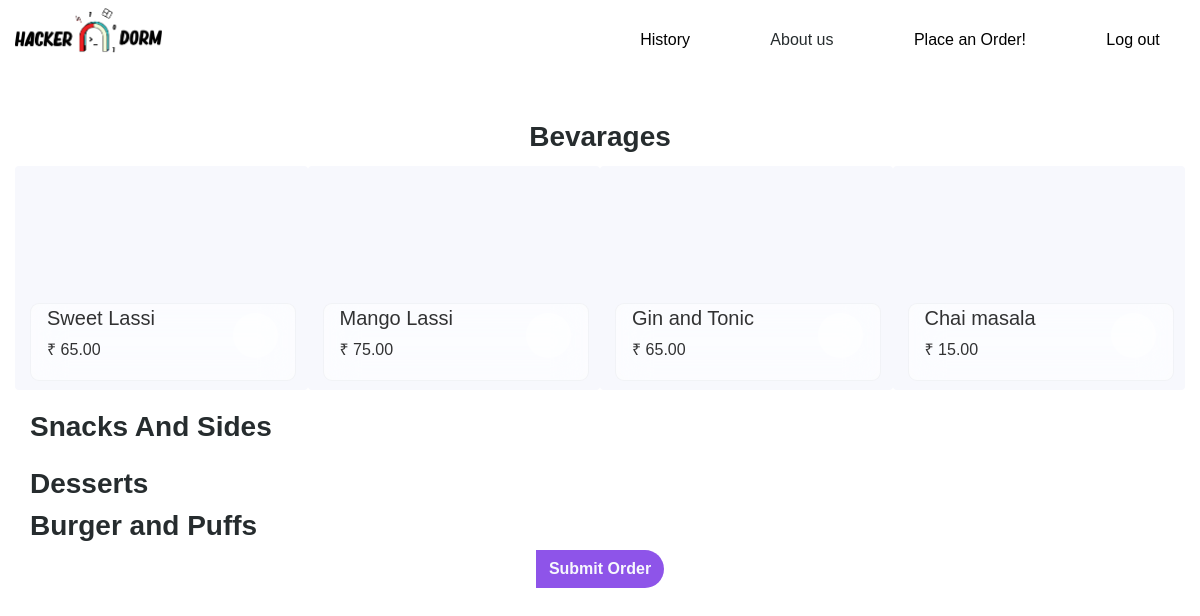
The page /interface/order/ (signed in) on the database its author committed.
### interface/models.py (models this page shows, shortened)
class MenuItem(models.Model):
    name = models.CharField(max_length=100)
    description = models.TextField()
    image = models.TextField()
    price = models.DecimalField(max_digits=5, decimal_places=2)
    category = models.ManyToManyField('Category', related_name='item')
    no = models.IntegerField(primary_key=True)

### interface/views.py (the view, shortened to what this page needs)
# urls.py: path('order/', views.Order.as_view(), name='order'),
@method_decorator(student_required, name='dispatch')
class Order(LoginRequiredMixin, View):
    def get(self, request, *args, **kwargs):
        beverages = MenuItem.objects.filter(category__name__contains='Beverages')
        snacksandsides = MenuItem.objects.filter(category__name__contains='Snacks and Sides')
        desserts = MenuItem.objects.filter(category__name__contains='Dessert')
        burgers = MenuItem.objects.filter(category__name__contains='Burger')
        context = {
            'beverages': beverages,
            'snacksandsides': snacksandsides,
            'desserts': desserts,
            'burgers': burgers,
        }
        return render(request, 'interface/order.html', context)

### interface/templates/interface/order.html (shortened to what this page needs)
{% extends 'base.html' %}
{% load static %}
{% block content %}
<div class="container " style="background:white; border-radius:44px 44px 0 0; padding-top:1.5rem  ">
     <div class="row">
            <form method="POST">
                <h3 class="mt-3" style="font-weight: 700; text-align:center">Bevarages</h3>
                <div class="row">
                {% for bev in  beverages %}
                <div class="card  col-lg-3 col-md-6 col-sm-3 cardem mx-auto my-1 " style="width: 24rem;height:14rem;border:none;
                 background-image:url({{ bev.image }}); background-repeat: no-repeat; background-size:cover;"  >
                            <div  class="grandma" style=" padding:.1rem 1rem;
                            backdrop-filter: blur(16px) saturate(180%);
                                -webkit-backdrop-filter: blur(16px) saturate(180%);
                                background-color: rgba(255, 255, 255, 0.75);
                                border-radius: 12px;
                                border: 1px solid rgba(209, 213, 219, 0.3);
                             position:absolute;bottom:9px;width:91%; border-radius: 9px">
                              <div class="form-group form-check" style="text-align: center;
                                  position: absolute;
                                  top: 11%;
                                  left: 69%;
                                  z-index:4;
                                  ">
                                  <label class="cor" > <p style="opacity: 0;">hey dejefj</p>
                                      <span class="checkmark"></span>
                                    </label>
                              </div>
                            <h5>{{bev.name}}</h5>
                            <p class=""> &#8377; {{ bev.price }}</p>
                            </div>
                </div>
                {% endfor %}
            </div>
                    <h3 class="mt-3" style="font-weight: 700;">Snacks And Sides</h3>
                    <h3 class="mt-3" style="font-weight: 700;">Desserts</h3>
                    <h3 style="font-weight: 700;">Burger and Puffs</h3>
<center>
                <button type="button" class="btn grekbutton" style="" data-toggle="modal" data-target="#submitModal">Submit Order
                </button>
            </center>
            </form>
        </div>
{% endblock content %}

### templates/base.html (style rules this page uses)
:root { --background: #ffffff; --pribackground: #161519; --darkprimary: #161519; --secondary : #161519; --seclight: #DDF6F9; --white: #F7F8FD; --black : black; --bg: #fff; --color: black; --font: Montserrat, Roboto, Helvetica, Arial, sans-serif; --bridpri:#DDF6F9; }
* { margin: 0; padding: 0; box-sizing: border-box; }
body { font-family: sans-serif; background-color: var(--background); color:#262C2E; }
.grekbutton { background:#8e54e9; border-radius: 0 144px 144px 0; color: var(--white); box-shadow: none; font-weight: 700; }
.cardem { background-color: var(--white); color:var(--black); box-shadow: none; }
.cor { display: block; position: relative; padding-left: 35px; margin-bottom: 12px; cursor: pointer; font-size: 22px; -webkit-user-select: none; -moz-user-select: none; -ms-user-select: none; user-select: none; }
.checkmark { position: absolute; top: 0; left: 0; height: 45px; width: 45px; background-color: white; border-radius: 45px; }
.checkmark:after { content: ""; position: absolute; display: none; }
.cor .checkmark:after { left: 14px; top: 3px; width: 18px; height: 36px; border: solid var(--darkprimary); border-width: 0 6px 6px 0; }
.grandma { background: white; opacity:.8 }

### rows shown on the page
MenuItem: name "Sweet Lassi", price "65.00"
MenuItem: name "Mango Lassi", price "75.00"
MenuItem: name "Gin and Tonic", price "65.00"
MenuItem: name "Chai masala", price "15.00"
